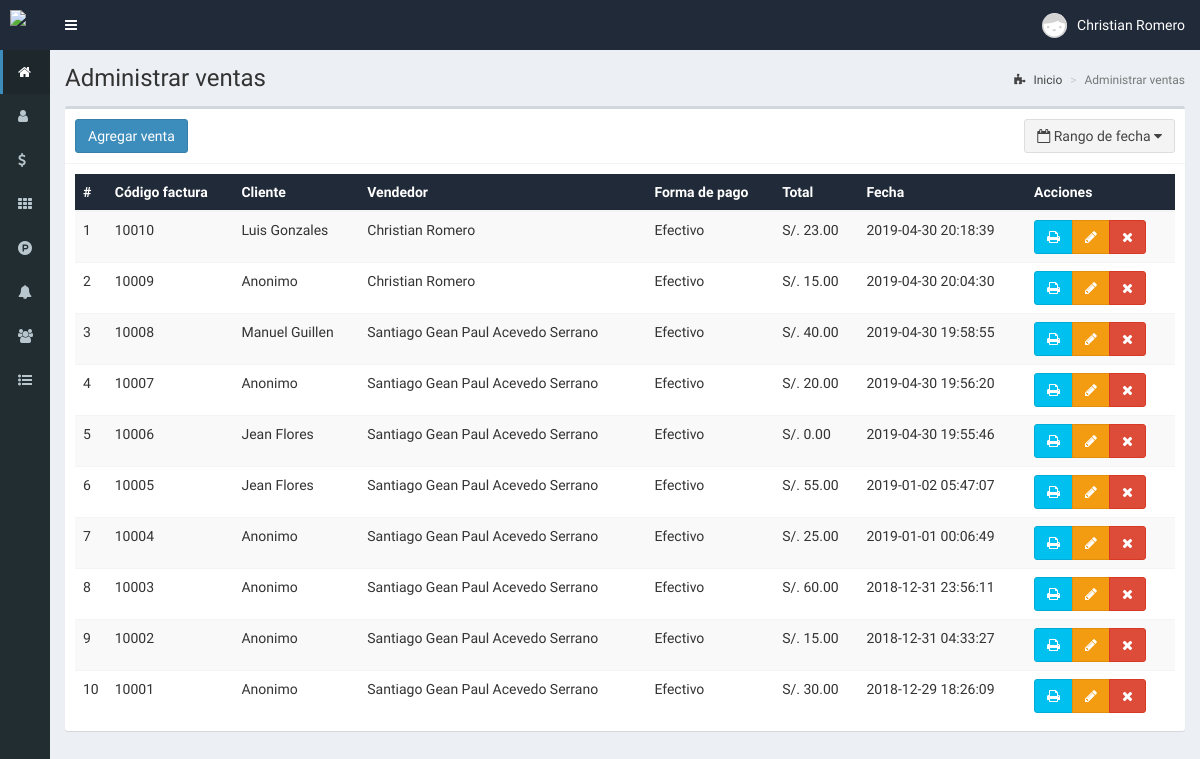
Page /ventas (signed in) on the committed database.
### tables this page shows
CREATE TABLE `ventas` (
  `id` int(11) NOT NULL,
  `codigo` int(11) NOT NULL,
  `dni_cli` int(11) NOT NULL,
  `id_vendedor` int(11) NOT NULL,
  `productos` text NOT NULL,
  `descuento` float NOT NULL,
  `total` float NOT NULL,
  `metodo_pago` text NOT NULL,
  `fecha` timestamp NOT NULL DEFAULT CURRENT_TIMESTAMP ON UPDATE CURRENT_TIMESTAMP
);

CREATE TABLE `clientes` (
  `id` int(11) NOT NULL,
  `dni` char(8) NOT NULL,
  `nombre` text NOT NULL,
  `telefono` text NOT NULL,
  `correo` text NOT NULL,
  `distrito` text NOT NULL,
  `juego_interes` text NOT NULL,
  `puntos` int(11) NOT NULL,
  `compras_realizadas` int(11) NOT NULL DEFAULT '0',
  `ultima_compra` date NOT NULL,
  `fecha_registro` timestamp NOT NULL DEFAULT CURRENT_TIMESTAMP ON UPDATE CURRENT_TIMESTAMP
);

CREATE TABLE `usuarios` (
  `dni` int(11) NOT NULL,
  `nombre` text NOT NULL,
  `usuario` text NOT NULL,
  `contraseña` text NOT NULL,
  `perfil` text NOT NULL,
  `estado` int(11) NOT NULL DEFAULT '0',
  `turno` text NOT NULL,
  `ultimo_login` datetime DEFAULT NULL,
  `fecha` timestamp NOT NULL DEFAULT CURRENT_TIMESTAMP ON UPDATE CURRENT_TIMESTAMP,
  `foto` text NOT NULL
);

### controladores/plantilla.controlador.php (called while the page is built)
<?php
class ControladorPlantilla{
	static public function ctrPlantilla(){
		include "vistas/plantilla.php";
	}
}

### index.php (called while the page is built, shortened)
<?php
require_once "controladores/plantilla.controlador.php";
require_once "controladores/usuarios.controlador.php";
require_once "controladores/productos.controlador.php";
require_once "controladores/clientes.controlador.php";
require_once "controladores/ventas.controlador.php";
require_once "controladores/finanzas.controlador.php";
require_once "modelos/usuarios.modelo.php";
require_once "modelos/clientes.modelo.php";
require_once "modelos/ventas.modelo.php";
$plantilla = new ControladorPlantilla();
$plantilla->ctrPlantilla();

### controladores/ventas.controlador.php (called while the page is built, shortened)
<?php
class ControladorVentas{
	static public function ctrRangoFechasVentas($fechaInicial, $fechaFinal){
		$tabla = "ventas";
		$respuesta = ModeloVentas::mdlRangoFechasVentas($tabla, $fechaInicial, $fechaFinal);
		return $respuesta;
	}
}

### modelos/conexion.php (called while the page is built)
<?php
class Conexion{
	static public function conectar(){
		$link = new PDO("mysql:host=127.0.0.1;dbname=inventario",
			            "root",
			            "");
		$link->exec("set names utf8");
		return $link;
	}
}

### modelos/ventas.modelo.php (called while the page is built, shortened)
<?php
require_once "conexion.php";
class ModeloVentas
{
    public static function mdlRangoFechasVentas($tabla, $fechaInicial, $fechaFinal)
    {
        if ($fechaInicial == null) {
            $stmt = Conexion::conectar()->prepare("SELECT * FROM $tabla ORDER BY id ASC");
            $stmt->execute();
            return $stmt->fetchAll();
        } else if ($fechaInicial == $fechaFinal) {
            $stmt = Conexion::conectar()->prepare("SELECT * FROM $tabla WHERE fecha like '%$fechaFinal%'");
            $stmt->bindParam(":fecha", $fechaFinal, PDO::PARAM_STR);
            $stmt->execute();
            return $stmt->fetchAll();
        }
    }
}

### controladores/clientes.controlador.php (called while the page is built, shortened)
<?php
class ControladorClientes{
	static public function ctrMostrarClientes($item, $valor){
		$tabla = "clientes";
		$respuesta = ModeloClientes::mdlMostrarClientes($tabla, $item, $valor);
		return $respuesta;
	}
}

### modelos/clientes.modelo.php (called while the page is built, shortened)
<?php
require_once "conexion.php";
class ModeloClientes{
	static public function mdlMostrarClientes($tabla, $item, $valor){
		if($item != null){
			$stmt = Conexion::conectar()->prepare("SELECT * FROM $tabla WHERE $item = :$item order by nombre");
			$stmt -> bindParam(":".$item, $valor, PDO::PARAM_STR);
			$stmt -> execute();
			return $stmt -> fetch();
		}else{
			$stmt = Conexion::conectar()->prepare("SELECT * FROM $tabla order by nombre");
			$stmt -> execute();
			return $stmt -> fetchAll();
		}
	}
}

### controladores/usuarios.controlador.php (called while the page is built, shortened)
<?php
class ControladorUsuarios{
	static public function ctrMostrarUsuarios($item, $valor){
		$tabla = "usuarios";
		$respuesta = ModeloUsuarios::MdlMostrarUsuarios($tabla, $item, $valor);
		return $respuesta;
	}
}

### modelos/usuarios.modelo.php (called while the page is built, shortened)
<?php
require_once "conexion.php";
class ModeloUsuarios{
	static public function mdlMostrarUsuarios($tabla, $item, $valor){
		if($item != null){
			$stmt = Conexion::conectar()->prepare("SELECT * FROM $tabla WHERE $item = :$item");
			$stmt -> bindParam(":".$item, $valor, PDO::PARAM_STR);
			$stmt -> execute();
			return $stmt -> fetch();
		}else{
			$stmt = Conexion::conectar()->prepare("SELECT * FROM $tabla");
			$stmt -> execute();
			return $stmt -> fetchAll();
		}
	}
}

### vistas/modulos/ventas.php (the view, shortened to what this page needs)
<div class="content-wrapper">
  <section class="content-header">
    <h1>
      Administrar ventas
    </h1>
    <ol class="breadcrumb">
      <li><a href="inicio"><i class="fa fa-puzzle-piece"></i> Inicio</a></li>
      <li class="active">Administrar ventas</li>
    </ol>
  </section>
  <section class="content">
    <div class="box">
      <div class="box-header with-border">
        <a href="crear-venta">
          <button class="btn btn-primary">
            Agregar venta
          </button>
        </a>
         <button type="button" class="btn btn-default pull-right" id="daterange-btn">
            <span>
              <i class="fa fa-calendar"></i> Rango de fecha
            </span>
            <i class="fa fa-caret-down"></i>
         </button>
      </div>
      <div class="box-body">
       <table class="table  table-striped dt-responsive tablas" width="100%">
        <thead class="thdark">
         <tr>
           <th style="width:10px">#</th>
           <th>Código factura</th>
           <th>Cliente</th>
           <th>Vendedor</th>
           <th>Forma de pago</th>
           <th>Total</th>
           <th>Fecha</th>
           <th>Acciones</th>
         </tr>
        </thead>
        <tbody>
        <?php
          if(isset($_GET["fechaInicial"])){
            $fechaInicial = $_GET["fechaInicial"];
            $fechaFinal = $_GET["fechaFinal"];
          }else{
            $fechaInicial = null;
            $fechaFinal = null;
          }
          $respuesta = ControladorVentas::ctrRangoFechasVentas($fechaInicial, $fechaFinal);
          usort($respuesta, "cmp");
          foreach ($respuesta as $key => $value) {
           echo '<tr>
                  <td>'.($key+1).'</td>
                  <td>'.$value["codigo"].'</td>';
                  $itemCliente = "id";
                  $valorCliente = $value["dni_cli"];
                  $respuestaCliente = ControladorClientes::ctrMostrarClientes($itemCliente, $valorCliente);
                  echo '<td>'.$respuestaCliente["nombre"].'</td>';
                  $itemUsuario = "dni";
                  $valorUsuario = $value["id_vendedor"];
                  $respuestaUsuario = ControladorUsuarios::ctrMostrarUsuarios($itemUsuario, $valorUsuario);
                  echo '<td>'.$respuestaUsuario["nombre"].'</td>
                  <td>'.$value["metodo_pago"].'</td>
                  <td>S/. '.number_format($value["total"],2).'</td>
                  <td>'.$value["fecha"].'</td>
                  <td>
                    <div class="btn-group">
                      <button class="btn btn-info btnImprimirFactura" title="Imprimir" codigoVenta="'.$value["codigo"].'">
                        <i class="fa fa-print"></i>
                      </button>';
                      echo '<button class="btn btn-warning btnEditarVenta" title="Editar" idVenta="'.$value["id"].'"><i class="fa fa-pencil"></i></button>
                      <button class="btn btn-danger btnEliminarVenta" title="Eliminar" idVenta="'.$value["id"].'"><i class="fa fa-times"></i></button>';
                    echo '</div>
                  </td>
                </tr>';
            }
        ?>
        </tbody>
       </table>
      </div>
    </div>
  </section>
</div>

### vistas/plantilla.php (shortened to what this page needs)
<!DOCTYPE html>
<html>
<head>
  <link rel="stylesheet" href="vistas/bower_components/bootstrap/dist/css/bootstrap.min.css">
  <link rel="stylesheet" href="vistas/bower_components/font-awesome/css/font-awesome.min.css">
  <link rel="stylesheet" href="vistas/bower_components/fontawesome/css/fontawesome.min.css">
  <link rel="stylesheet" href="vistas/bower_components/Ionicons/css/ionicons.min.css">
  <link rel="stylesheet" href="vistas/dist/css/AdminLTE.css">
  <link rel="stylesheet" href="vistas/dist/css/skins/_all-skins.min.css">
  <link rel="stylesheet" href="vistas/bower_components/datatables.net-bs/css/dataTables.bootstrap.min.css">
  <link rel="stylesheet" href="vistas/bower_components/datatables.net-bs/css/responsive.bootstrap.min.css">
  <link rel="stylesheet" href="vistas/plugins/iCheck/all.css">
  <link rel="stylesheet" href="vistas/bower_components/bootstrap-daterangepicker/daterangepicker.css">
  <link rel="stylesheet" href="vistas/bower_components/morris.js/morris.css">
</head>
<body class="hold-transition skin-blue sidebar-collapse sidebar-mini login-page">
  <?php
if (isset($_SESSION["iniciarSesion"]) && $_SESSION["iniciarSesion"] == "ok") {
    echo '<div class="wrapper">';
    include "modulos/cabezote.php";
    include "modulos/menu.php";
    if (isset($_GET["ruta"])) {
        if ($_GET["ruta"] == "inicio" ||
            $_GET["ruta"] == "usuarios" ||
            $_GET["ruta"] == "finanzas" ||
            $_GET["ruta"] == "juegos" ||
            $_GET["ruta"] == "productos" ||
            $_GET["ruta"] == "clientes" ||
            $_GET["ruta"] == "ventas" ||
            $_GET["ruta"] == "crear-venta" ||
            $_GET["ruta"] == "editar-venta" ||
            $_GET["ruta"] == "notificaciones" ||
            $_GET["ruta"] == "reportes" ||
            $_GET["ruta"] == "salir") {
            include "modulos/" . $_GET["ruta"] . ".php";
        } else {
            include "modulos/404.php";
        }
    } else {
        include "modulos/inicio.php";
    }
    echo '</div>';
} else {
    include "modulos/login.php";
}
?>
</body>
</html>

### vistas/modulos/cabezote.php (shortened to what this page needs)
<header class="main-header">
<a href="inicio" class="logo" style="background:rgb(32, 42, 56); color:white">
	<span class="logo-mini">
		<img src="vistas/img/plantilla/icono-blanco.png" class="img-responsive" style="padding:10px">
	</span>
</a>
<nav class="navbar navbar-static-top" role="navigation" style="background:rgb(32, 42, 56); color:white">
 	<a href="#" class="sidebar-toggle" data-toggle="push-menu" role="button">
     	</a>
	<div class="navbar-custom-menu">
		<ul class="nav navbar-nav">
			<li class="dropdown user user-menu">
				<a href="#" class="dropdown-toggle" data-toggle="dropdown">
				<?php
				if($_SESSION["foto"] != ""){
					echo '<img src="'.$_SESSION["foto"].'" class="user-image">';
				}else{
					echo '<img src="vistas/img/usuarios/default/anonymous.png" class="user-image">';
				}
				?>
					<span class="hidden-xs"><?php  echo $_SESSION["nombre"]; ?></span>
				</a>
			</li>
		</ul>
	</div>
</nav>
</header>

### vistas/modulos/menu.php (shortened to what this page needs)
<aside class="main-sidebar">
	 <section class="sidebar">
		<ul class="sidebar-menu">
			<li class="active">
				<a href="inicio">
					<i class="fa fa-home"></i>
				</a>
			</li>
			<li>
				<a href="usuarios">
					<i class="fa fa-user"></i>
				</a>
			</li>
			<li>
				<a href="finanzas">
					<i class="fa fa-dollar"></i>
				</a>
			</li>
			<li>
				<a href="juegos">
					<i class="fa fa-th"></i>
				</a>
			</li>
			<li>
				<a href="productos">
					<i class="fa fa-product-hunt"></i>
				</a>
			</li>
			<li>
				<a href="notificaciones">
					<i class="fa fa-bell"></i>
				</a>
			</li>
			<li>
				<a href="clientes">
					<i class="fa fa-users"></i>
				</a>
			</li>
			<li class="treeview">
				<a href="#">
					<i class="fa fa-list-ul"></i>
				</a>
			</li>
		</ul>
	 </section>
</aside>

### vistas/modulos/cabezote.php (style rules this page uses)
.img-responsive { max-height: 60px; width: 100%; }

### rows in the picture
ventas: codigo "10010", dni_cli.nombre "Luis Gonzales", id_vendedor.nombre "Christian Romero", metodo_pago "Efectivo", total "23.00", fecha "2019-04-30 20:18:39"
ventas: codigo "10009", dni_cli.nombre "Anonimo", id_vendedor.nombre "Christian Romero", metodo_pago "Efectivo", total "15.00", fecha "2019-04-30 20:04:30"
ventas: codigo "10008", dni_cli.nombre "Manuel Guillen", id_vendedor.nombre "Santiago Gean Paul Acevedo Serrano", metodo_pago "Efectivo", total "40.00", fecha "2019-04-30 19:58:55"
ventas: codigo "10007", dni_cli.nombre "Anonimo", id_vendedor.nombre "Santiago Gean Paul Acevedo Serrano", metodo_pago "Efectivo", total "20.00", fecha "2019-04-30 19:56:20"
ventas: codigo "10006", dni_cli.nombre "Jean Flores", id_vendedor.nombre "Santiago Gean Paul Acevedo Serrano", metodo_pago "Efectivo", total "0.00", fecha "2019-04-30 19:55:46"
ventas: codigo "10005", dni_cli.nombre "Jean Flores", id_vendedor.nombre "Santiago Gean Paul Acevedo Serrano", metodo_pago "Efectivo", total "55.00", fecha "2019-01-02 05:47:07"
ventas: codigo "10004", dni_cli.nombre "Anonimo", id_vendedor.nombre "Santiago Gean Paul Acevedo Serrano", metodo_pago "Efectivo", total "25.00", fecha "2019-01-01 00:06:49"
ventas: codigo "10003", dni_cli.nombre "Anonimo", id_vendedor.nombre "Santiago Gean Paul Acevedo Serrano", metodo_pago "Efectivo", total "60.00", fecha "2018-12-31 23:56:11"
ventas: codigo "10002", dni_cli.nombre "Anonimo", id_vendedor.nombre "Santiago Gean Paul Acevedo Serrano", metodo_pago "Efectivo", total "15.00", fecha "2018-12-31 04:33:27"
ventas: codigo "10001", dni_cli.nombre "Anonimo", id_vendedor.nombre "Santiago Gean Paul Acevedo Serrano", metodo_pago "Efectivo", total "30.00", fecha "2018-12-29 18:26:09"

### other values in the picture
$_SESSION["nombre"] "Christian Romero"
